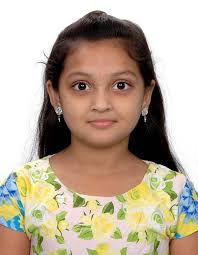
#> input picture passport.jpeg, 198 x 255 px
$ jupyter execute workshopdipt.ipynb
#> lines starting #> are read from the running program, lines starting #| are printed output that depends on the picture; after the words box and inside, x2 and y2 are one past the last pixel; in counts of white or black regions, pixels touching at a corner belong together
# workshop(4I5-2)
# Muthulakshmi D (212223040122)

1. Import libriaies

[cell 1]
import cv2
import numpy as np
import matplotlib.pyplot as plt

2. Import passport size image

[cell 2]
faceImage = cv2.imread('passport.jpeg')
#> faceImage is the input picture: shape (255, 198, 3); mean B, G, R 152.8, 171.3, 186.6
plt.imshow(faceImage[:,:,::-1])
plt.title("Face")
plt.show()

3.shape of image

[cell 3]
faceImage.shape
#> Out = (255, 198, 3)

4.Load the sunglass

[cell 4]
# Load the Sunglass image with Alpha channel
# (http://pluspng.com/sunglass-png-1104.html)
glassPNG = cv2.imread('sunglass.png',-1)
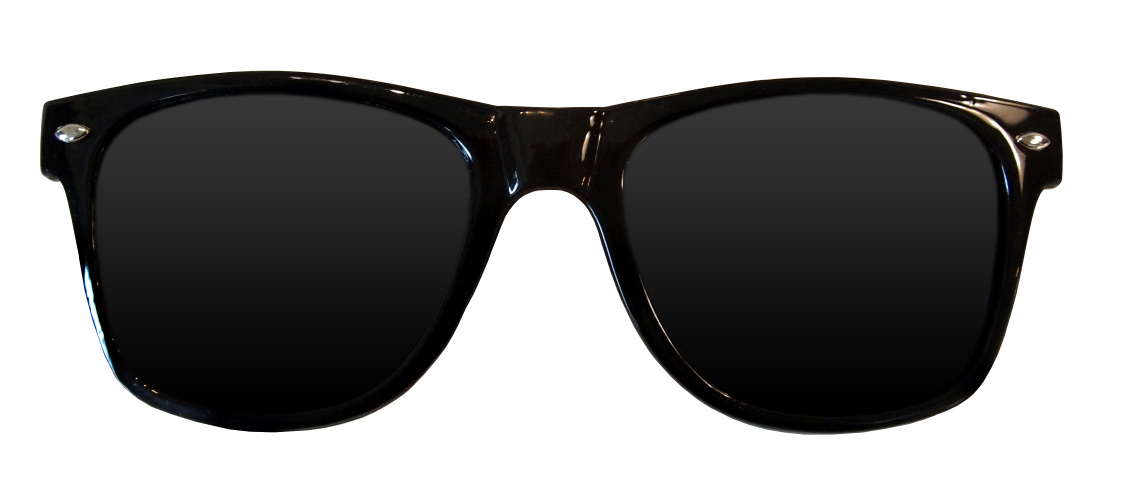
#> input picture sunglass.png, 3381 x 1494 px (shown at 1/3 size)
#> glassPNG is the input picture: shape (1494, 3381, 4); mean B, G, R, A 141.9, 142.2, 142.4, 125.6
plt.imshow(glassPNG[:,:,::-1]);plt.title("glassPNG")
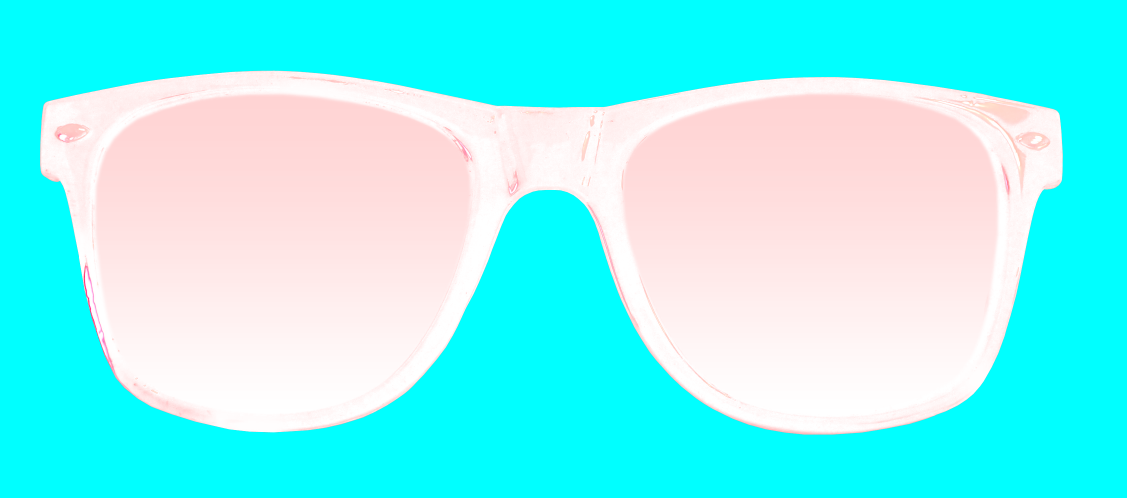
#> shown: shape (1494, 3381, 4) (shown at 1/3 size); mean R, G, B, A 125.6, 142.4, 142.2, 141.9; transparent parts drawn white

5.Size of sunglass

[cell 5]
# Resize the image to fit over the eye region
glassPNG = cv2.resize(glassPNG,(190,50))
#> glassPNG: shape (50, 190, 4)
print("image Dimension ={}".format(glassPNG.shape))
#| image Dimension =(50, 190, 4)

6. show the alpha & colour channels

[cell 6]
# Separate the Color and alpha channels
glassBGR = glassPNG[:,:,0:3]
glassMask1 = glassPNG[:,:,3]
# Display the images for clarity
plt.figure(figsize=[15,15])
plt.subplot(121);plt.imshow(glassBGR[:,:,::-1]);plt.title('Sunglass Color channels');
plt.subplot(122);plt.imshow(glassMask1,cmap='gray');plt.title('Sunglass Alpha channel');
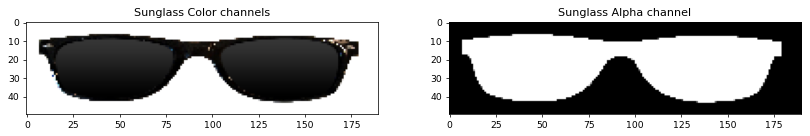
#> figure drawn by matplotlib, 2 panels

7. adjust the glass in the image

[cell 7]
faceWithGlassesNaive = faceImage.copy()

# Target position (where to place glasses)
x, y = 56, 70

# Desired size for glasses
target_w = 95   # adjust this manually
target_h = 40  # keep proportional (or change based on your face image)

# Resize glasses proportionally
glassResized = cv2.resize(glassBGR, (target_w, target_h))
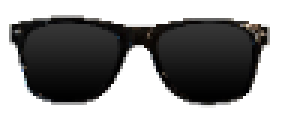
#> glassResized: shape (40, 95, 3) (shown 3 times larger); mean B, G, R 142, 142.3, 142.5

# Overlay glasses
faceWithGlassesNaive[y:y+target_h, x:x+target_w] = glassResized
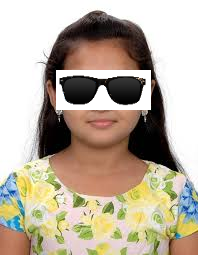
#> faceWithGlassesNaive: shape (255, 198, 3); 7.53% of pixels changed, all inside (x1, y1, x2, y2) = (56, 70, 151, 110)

plt.imshow(faceWithGlassesNaive[..., ::-1])
plt.axis("off")
plt.show()

8. Mask the eye region of the image

[cell 8]
# Assuming glassPNG has alpha channel
glassAlpha = glassPNG[..., 3] / 255.0
glassBGR = glassPNG[..., :3]

# Resize
glassBGR = cv2.resize(glassBGR, (target_w, target_h))
glassAlpha = cv2.resize(glassAlpha, (target_w, target_h))
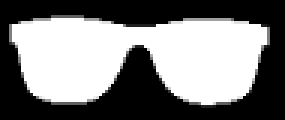
#> glassAlpha: shape (40, 95) float64 (shown 3 times larger); min 0, max 1, mean 0.492

# Extract eye region from face
eyeRoi = faceImage[y:y+target_h, x:x+target_w].copy()

# Masked eye and glasses
maskedEye = eyeRoi * (1 - glassAlpha[..., np.newaxis])
maskedGlass = glassBGR * glassAlpha[..., np.newaxis]
eyeRoiFinal = maskedEye + maskedGlass
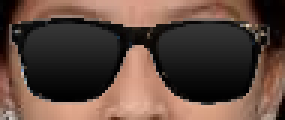
#> eyeRoiFinal: shape (40, 95, 3) float64 (shown 3 times larger); mean B, G, R 61.3, 71, 93.1

# Convert to uint8 for display
maskedEye_disp = np.clip(maskedEye.astype(np.uint8), 0, 255)
maskedGlass_disp = np.clip(maskedGlass.astype(np.uint8), 0, 255)
eyeRoiFinal_disp = np.clip(eyeRoiFinal.astype(np.uint8), 0, 255)

# Display 3-panel intermediate results
plt.figure(figsize=[20,20])
plt.subplot(131)
plt.imshow(maskedEye_disp[..., ::-1])
plt.title("Masked Eye Region")
plt.axis("off")

plt.subplot(132)
plt.imshow(maskedGlass_disp[..., ::-1])
plt.title("Masked Sunglass Region")
plt.axis("off")

plt.subplot(133)
plt.imshow(eyeRoiFinal_disp[..., ::-1])
plt.title("Augmented Eye and Sunglass")
plt.axis("off")
plt.show()
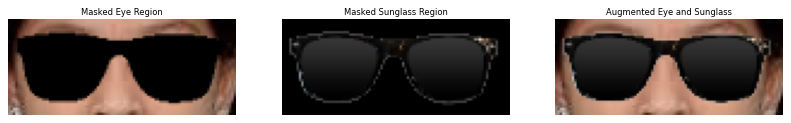
#> figure drawn by matplotlib, 3 panels

9. show the face with sunglass & comapre with original image

[cell 9]
# Create a copy of the original face
faceWithGlasses = faceImage.copy()

# Apply alpha blending of sunglasses (example)
x, y = 56, 70
target_w, target_h = 95, 40

glassBGR = cv2.resize(glassBGR, (target_w, target_h))
glassAlpha = cv2.resize(glassPNG[..., 3]/255.0, (target_w, target_h))

roi = faceWithGlasses[y:y+target_h, x:x+target_w]
for c in range(3):
    roi[..., c] = roi[..., c]*(1-glassAlpha) + glassBGR[..., c]*glassAlpha
faceWithGlasses[y:y+target_h, x:x+target_w] = roi
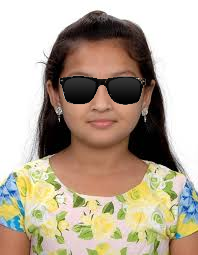
#> faceWithGlasses: shape (255, 198, 3); 3.91% of pixels changed, all inside (x1, y1, x2, y2) = (59, 75, 146, 106)
plt.figure(figsize=[15,8])
plt.subplot(1, 2, 1)
plt.imshow(faceImage[..., ::-1])
plt.title("Original Image")
plt.axis("off")

plt.subplot(1, 2, 2)
plt.imshow(faceWithGlasses[..., ::-1])
plt.title("Face with Sunglasses")
plt.axis("off")

plt.tight_layout()
plt.show()
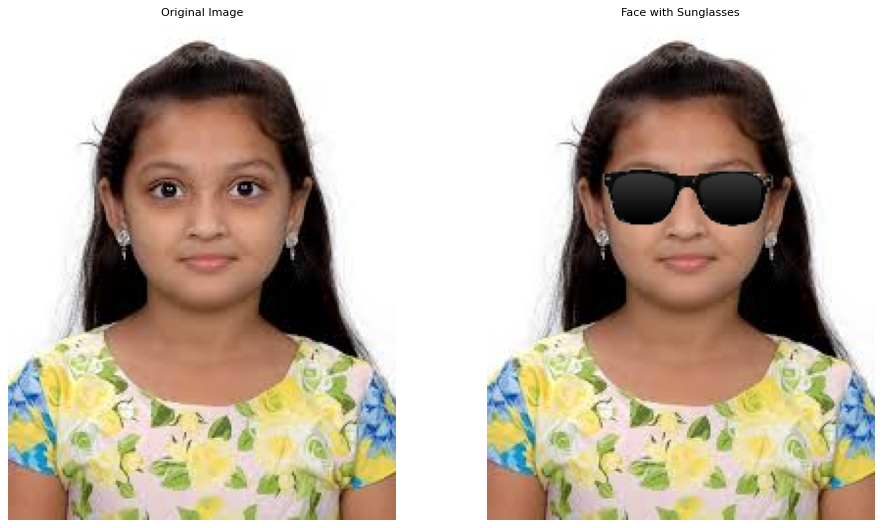
#> figure drawn by matplotlib, 2 panels
